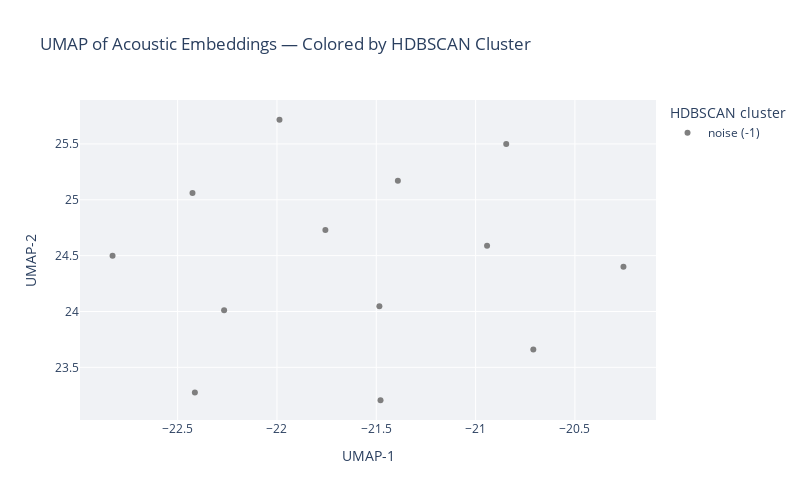

The cell this chart's notebook holds for it:
### Markdown cell above
### UMAP + HDBSCAN visualization

### Code cell
# --- UMAP scatter plot for HDBSCAN clusters ---

# Make sure we have the string labels with "noise (-1)"
emb_df["cluster_hdbscan_str"] = emb_df["cluster_hdbscan"].astype(str)
emb_df.loc[emb_df["cluster_hdbscan"] == -1, "cluster_hdbscan_str"] = "noise (-1)"

palette = px.colors.qualitative.Dark24.copy()
noise_color = "#7f7f7f"

unique_clusters = emb_df["cluster_hdbscan_str"].unique().tolist()
color_map = {}
palette_i = 0
for c in unique_clusters:
    if c == "noise (-1)":
        color_map[c] = noise_color
    else:
        color_map[c] = palette[palette_i % len(palette)]
        palette_i += 1

fig_umap_h = px.scatter(
    emb_df,
    x="umap_x",
    y="umap_y",
    color="cluster_hdbscan_str",
    color_discrete_map=color_map,
    hover_name="file_name",
    hover_data={
        "file_path": False,
        "duration_sec": True,
        "cluster_hdbscan": True,
    },
    title="UMAP of Acoustic Embeddings — Colored by HDBSCAN Cluster",
    labels={"umap_x": "UMAP-1", "umap_y": "UMAP-2", "cluster_hdbscan_str": "HDBSCAN cluster"},
)

fig_umap_h.update_layout(
    legend_title_text="HDBSCAN cluster",
    width=800,
    height=500,
    plot_bgcolor="#F0F2F5",
)

fig_umap_h.show()

### Figure 1 — Plotly figure (JSON) as saved in the notebook; plotly's stock layout.template omitted (floating-point values rounded to 4 significant figures)
{"data": [{"customdata": [["/Users/souvikmandal/Documents/06_Teaching_Mentoring/LS100_comp_etho/2025/media/audio/music_tracks/Audio_Clips/.wav versions/Mediu Zhiga.wav", 188.1, -1], ["/Users/souvikmandal/Documents/06_Teaching_Mentoring/LS100_comp_etho/2025/media/audio/music_tracks/Audio_Clips/.wav versions/Ra Bacheeza.wav", 187.6, -1], ["/Users/souvikmandal/Documents/06_Teaching_Mentoring/LS100_comp_etho/2025/media/audio/music_tracks/Audio_Clips/[SP] Alfonso Ortiz Tirado - TE QUIERO DIJISTE.mp3", 198.6, -1], ["/Users/souvikmandal/Documents/06_Teaching_Mentoring/LS100_comp_etho/2025/media/audio/music_tracks/Audio_Clips/[SP] Alvaro Carrillo - Pinotepa Nacional.mp3", 186.6, -1], ["/Users/souvikmandal/Documents/06_Teaching_Mentoring/LS100_comp_etho/2025/media/audio/music_tracks/Audio_Clips/[SP] Lagrimas Negras.mp3", 80.34, -1], ["/Users/souvikmandal/Documents/06_Teaching_Mentoring/LS100_comp_etho/2025/media/audio/music_tracks/Audio_Clips/[SP] Los Panchos - Contigo.mp3", 164.6, -1], ["/Users/souvikmandal/Documents/06_Teaching_Mentoring/LS100_comp_etho/2025/media/audio/music_tracks/Audio_Clips/[SP] Los Panchos - Jamas Jamas Jamas.mp3", 180.6, -1], ["/Users/souvikmandal/Documents/06_Teaching_Mentoring/LS100_comp_etho/2025/media/audio/music_tracks/Audio_Clips/[SP] Los Panchos - Te Quiero Dijiste.mp3", 146.0, -1], ["/Users/souvikmandal/Documents/06_Teaching_Mentoring/LS100_comp_etho/2025/media/audio/music_tracks/Audio_Clips/[SP] Soledad y el Mar - Natalia Lafourcade.mp3", 216.2, -1], ["/Users/souvikmandal/Documents/06_Teaching_Mentoring/LS100_comp_etho/2025/media/audio/music_tracks/Audio_Clips/[ZAP] Binni Gula_za - Ni_bixi Dxi Zina.mp3", 176.8, -1], ["/Users/souvikmandal/Documents/06_Teaching_Mentoring/LS100_comp_etho/2025/media/audio/music_tracks/Audio_Clips/[ZAP] Mediu Zhiga.mp3", 188.1, -1], ["/Users/souvikmandal/Documents/06_Teaching_Mentoring/LS100_comp_etho/2025/media/audio/music_tracks/Audio_Clips/[ZAP] Ra Bacheeza.mp3", 187.6, -1], ["/Users/souvikmandal/Documents/06_Teaching_Mentoring/LS100_comp_etho/2025/media/audio/music_tracks/Audio_Clips/[ZAP] Sabor a Mi - Trio Galenos Y Mario Carrillo.mp3", 55.68, -1]], "hovertemplate": "<b>%{hovertext}</b><br><br>HDBSCAN cluster=noise (-1)<br>UMAP-1=%{x}<br>UMAP-2=%{y}<br>duration_sec=%{customdata[1]}<br>cluster_hdbscan=%{customdata[2]}<extra></extra>", "hovertext": ["Mediu Zhiga.wav", "Ra Bacheeza.wav", "[SP] Alfonso Ortiz Tirado - TE QUIERO DIJISTE.mp3", "[SP] Alvaro Carrillo - Pinotepa Nacional.mp3", "[SP] Lagrimas Negras.mp3", "[SP] Los Panchos - Contigo.mp3", "[SP] Los Panchos - Jamas Jamas Jamas.mp3", "[SP] Los Panchos - Te Quiero Dijiste.mp3", "[SP] Soledad y el Mar - Natalia Lafourcade.mp3", "[ZAP] Binni Gula_za - Ni_bixi Dxi Zina.mp3", "[ZAP] Mediu Zhiga.mp3", "[ZAP] Ra Bacheeza.mp3", "[ZAP] Sabor a Mi - Trio Galenos Y Mario Carrillo.mp3"], "legendgroup": "noise (-1)", "marker": {"color": "#7f7f7f", "symbol": "circle"}, "mode": "markers", "name": "noise (-1)", "orientation": "v", "showlegend": true, "type": "scatter", "x": [-21.48, -21.48, -21.76, -20.85, -21.39, -22.27, -22.83, -20.26, -20.71, -22.43, -20.94, -22.41, -21.99], "xaxis": "x", "y": [24.05, 23.21, 24.73, 25.5, 25.17, 24.01, 24.5, 24.4, 23.66, 25.06, 24.59, 23.27, 25.72], "yaxis": "y"}], "layout": {"height": 500, "legend": {"title": {"text": "HDBSCAN cluster"}, "tracegroupgap": 0}, "plot_bgcolor": "#F0F2F5", "title": {"text": "UMAP of Acoustic Embeddings — Colored by HDBSCAN Cluster"}, "width": 800, "xaxis": {"anchor": "y", "domain": [0, 1], "title": {"text": "UMAP-1"}}, "yaxis": {"anchor": "x", "domain": [0, 1], "title": {"text": "UMAP-2"}}}}
